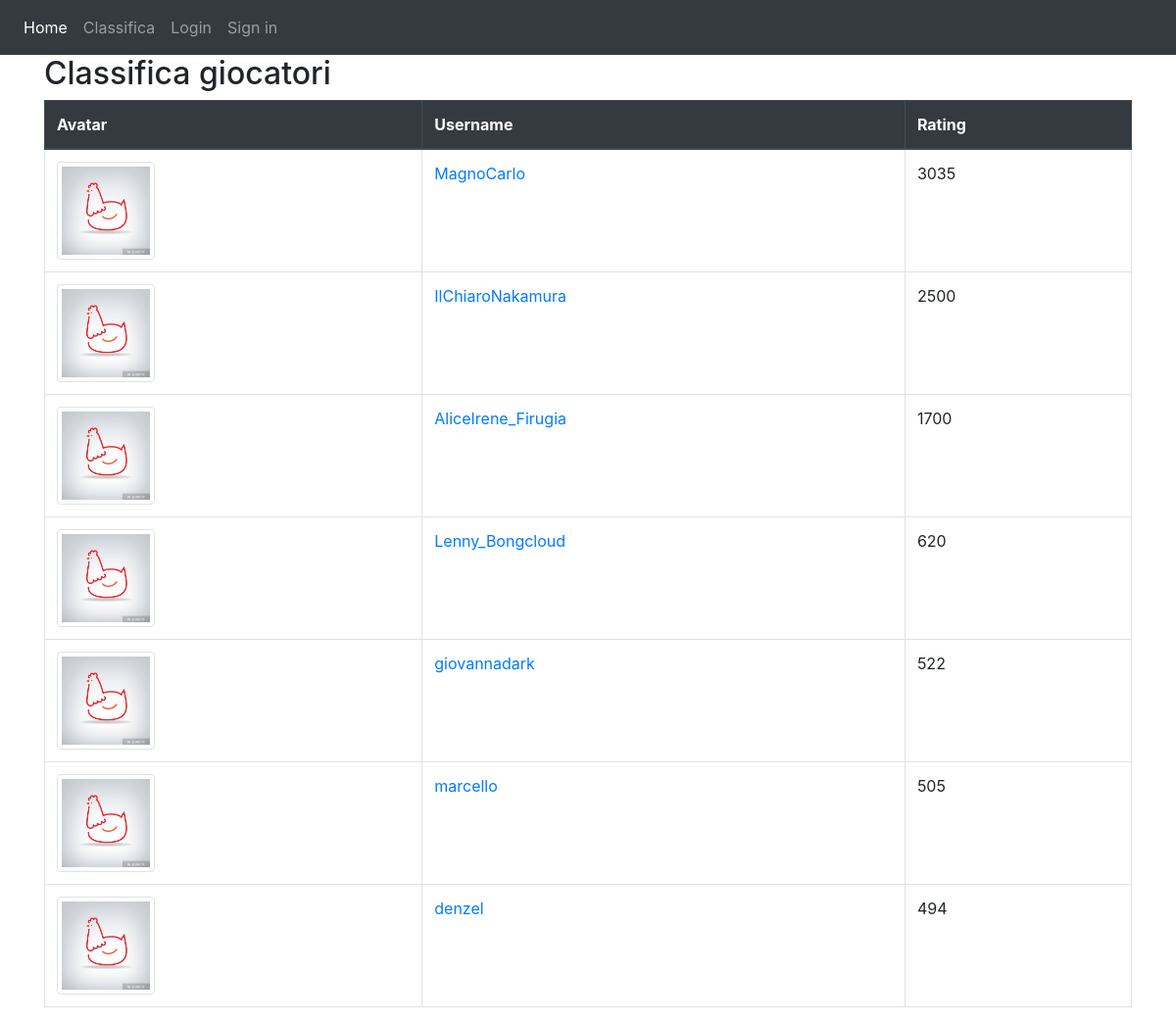
Screenshot of /players/ with the database file from the repository.
### players/models.py (models this page shows)
class profile(models.Model):
    username = models.OneToOneField(User,on_delete=models.CASCADE,primary_key=True)
    rating = models.IntegerField(default=500)
    profileimg = models.ImageField(default='default.jpg')
    lowest_rating = models.IntegerField(default=500)
    highest_rating = models.IntegerField(default=500)
    victories = models.IntegerField(default=0)
    losses = models.IntegerField(default=0)
    draws = models.IntegerField(default=0)

### players/views.py (the view)
# urls.py: path("", views.ListUserView.as_view(), name='listagiocatori' ),
class ListUserView(ListView):
    model = profile
    template_name = 'players/listagiocatori.html'
    def get_queryset(self):
        return profile.objects.order_by('-rating')

### players/templates/players/listagiocatori.html (shortened to what this page needs)
{% extends 'base.html' %}
{% block content %}
<div class="container">
    <h2>Classifica giocatori</h2>
    <table class="table table-bordered">
      <thead class="thead-dark">
        <tr>
          <th>Avatar</th>
          <th>Username</th>
          <th>Rating</th>
        </tr>
      </thead>
      <tbody>
        {% for p in object_list %}
        <tr>
            <td>  <img src="{{p.profileimg.url}}" class="img-thumbnail" height="100" width="100">  </td>
            <td><a href="{% url 'players:profile' p.pk %}">{{ p.username }}</a></td>
            <td>{{p.rating}}</td>
        <tr>
        {% endfor %}
      </tbody>
    </table>
  </div>
{% endblock %}

### templates/base.html (shortened to what this page needs)
<!DOCTYPE html>
<html lang="en">
<head>
    <link rel="stylesheet" href="https://cdn.jsdelivr.net/npm/bootstrap@4.6.1/dist/css/bootstrap.min.css">
</head>
<body>
    <nav class="navbar navbar-expand-sm bg-dark navbar-dark">
        <ul class="navbar-nav">
          <li class="nav-item active">
            <a class="nav-link" href="{% url 'home' %}">Home</a>
          </li>
          <li class="nav-item">
            <a class="nav-link" href="{% url 'players:listagiocatori' %}">Classifica</a>
          </li>
          {%if user.is_authenticated %}
          <li class="nav-item ">
            <a class="nav-link" href="{% url 'game:lobby' %}">Lobby</a>
          </li>
          <li class="nav-item ">
            <a class="nav-link" href={% url 'players:profile' pk=user.pk %}>Profilo</a>
          </li>
          <li class="nav-item ">
            <a class="nav-link" href="{% url 'logout'%}">Logout</a>
          </li>
          {% else %}
          <li class="nav-item ">
            <a class="nav-link" href="{% url 'login'%}">Login</a>
          </li>
          <li class="nav-item ">
            <a class="nav-link" href="{% url 'register' %}">Sign in</a>
          </li>
          {% endif %}
        </ul>
      </nav>
    {% block content %} {% endblock content %}
</body>
</html>

### rows the page displays
profile: profileimg (placeholder picture), username "MagnoCarlo", rating "3035"
profile: profileimg (placeholder picture), username "IlChiaroNakamura", rating "2500"
profile: profileimg (placeholder picture), username "AliceIrene_Firugia", rating "1700"
profile: profileimg (placeholder picture), username "Lenny_Bongcloud", rating "620"
profile: profileimg (placeholder picture), username "giovannadark", rating "522"
profile: profileimg (placeholder picture), username "marcello", rating "505"
profile: profileimg (placeholder picture), username "denzel", rating "494"
